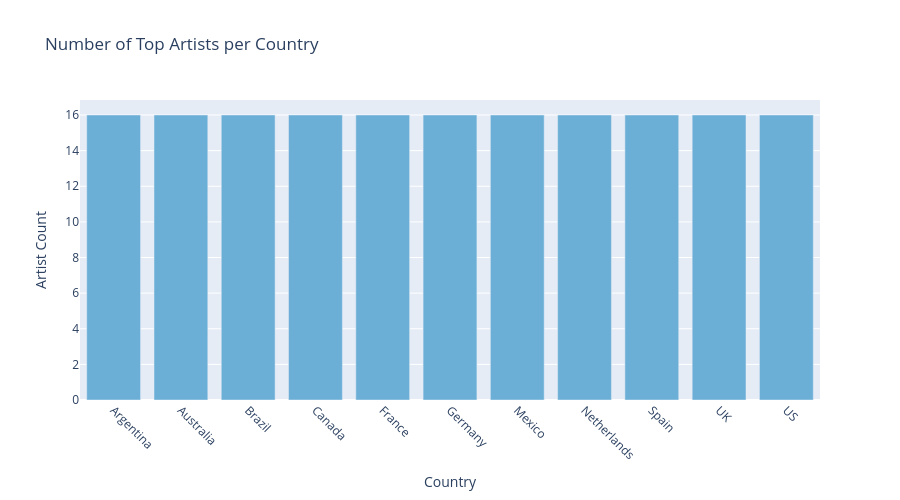

Source (notebook cell):
### Markdown cell above
## Top artists by country

### Code cell
from music.config import COUNTRIES_DIR

country_frames = []
for country_dir in sorted(COUNTRIES_DIR.iterdir()):
    csv_files = list(country_dir.glob("*_top_artists.csv"))
    if csv_files:
        df = pd.read_csv(csv_files[0])
        df["Country"] = country_dir.name
        country_frames.append(df)

country_artists = pd.concat(country_frames, ignore_index=True)

counts = (
    country_artists.groupby("Country")
    .size()
    .reset_index(name="Artist Count")
    .sort_values("Artist Count", ascending=False)
)

fig = px.bar(
    counts,
    x="Country",
    y="Artist Count",
    title="Number of Top Artists per Country",
    color="Artist Count",
    color_continuous_scale="Blues",
)
fig.update_layout(coloraxis_showscale=False, xaxis_tickangle=45, height=500)
fig.show()

### Figure 1 — Plotly figure (JSON) as saved in the notebook; plotly's stock layout.template omitted (floating-point values rounded to 4 significant figures)
{"data": [{"hovertemplate": "Country=%{x}<br>Artist Count=%{marker.color}<extra></extra>", "legendgroup": "", "marker": {"color": [16, 16, 16, 16, 16, 16, 16, 16, 16, 16, 16], "coloraxis": "coloraxis", "pattern": {"shape": ""}}, "name": "", "orientation": "v", "showlegend": false, "textposition": "auto", "type": "bar", "x": ["Argentina", "Australia", "Brazil", "Canada", "France", "Germany", "Mexico", "Netherlands", "Spain", "UK", "US"], "xaxis": "x", "y": [16, 16, 16, 16, 16, 16, 16, 16, 16, 16, 16], "yaxis": "y"}], "layout": {"barmode": "relative", "coloraxis": {"colorbar": {"title": {"text": "Artist Count"}}, "colorscale": [[0, "rgb(247,251,255)"], [0.125, "rgb(222,235,247)"], [0.25, "rgb(198,219,239)"], [0.375, "rgb(158,202,225)"], [0.5, "rgb(107,174,214)"], [0.625, "rgb(66,146,198)"], [0.75, "rgb(33,113,181)"], [0.875, "rgb(8,81,156)"], [1, "rgb(8,48,107)"]], "showscale": false}, "height": 500, "legend": {"tracegroupgap": 0}, "title": {"text": "Number of Top Artists per Country"}, "xaxis": {"anchor": "y", "domain": [0, 1], "tickangle": 45, "title": {"text": "Country"}}, "yaxis": {"anchor": "x", "domain": [0, 1], "title": {"text": "Artist Count"}}}}
